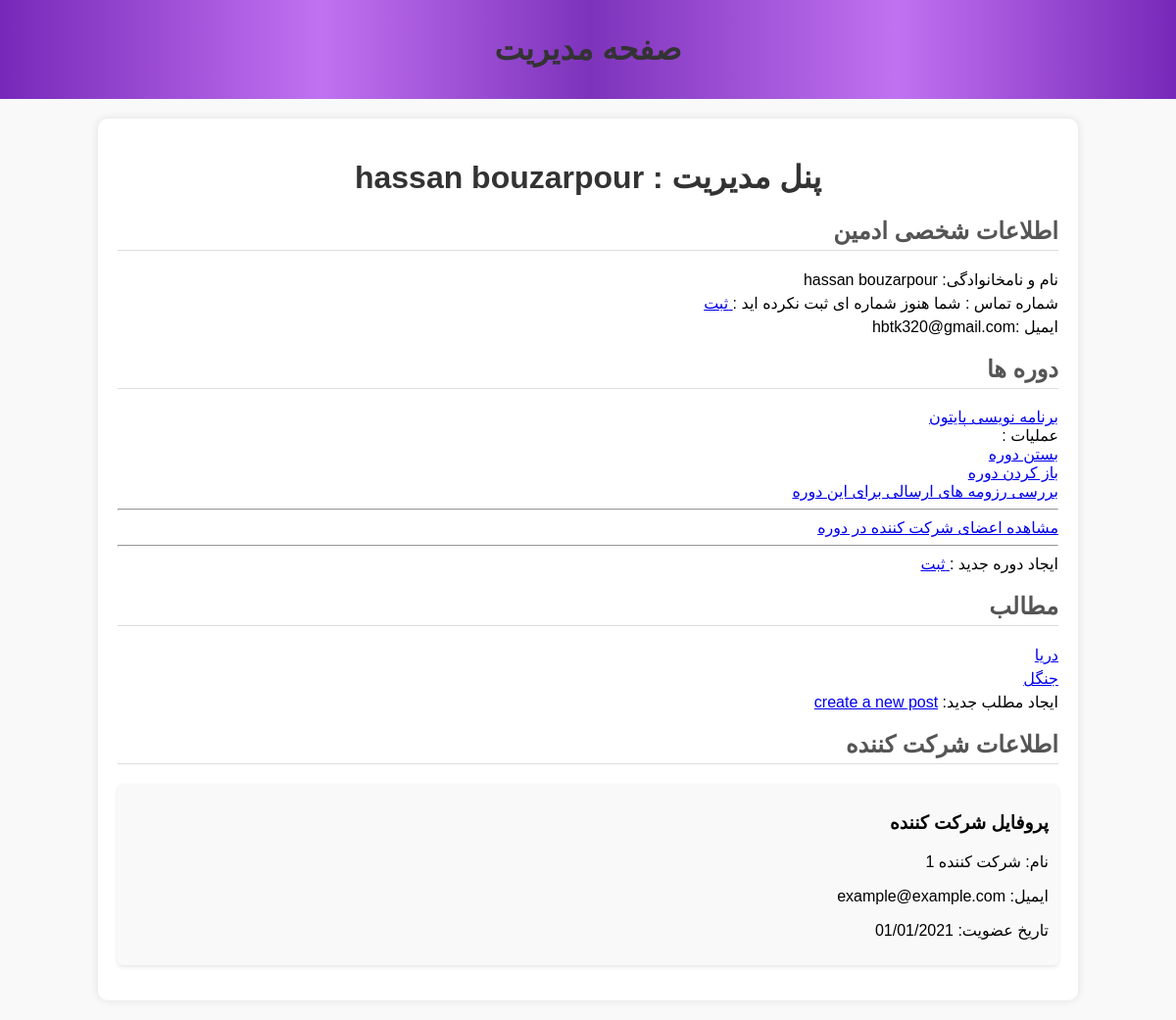
Page /admin-panel (signed in) on the committed database.
### runnit_project/models.py (models this page shows, shortened)
class User(db.Model):
    user_id = db.Column(db.Integer, primary_key=True)
    firstname = db.Column(db.String(50), nullable=False)
    lastname = db.Column(db.String(50), nullable=False)
    email = db.Column(db.String(100), unique=True, nullable=False)
    phone_number = db.Column(db.String(15), nullable=True)
    profile_pic = db.Column(db.String(200))
    resume = db.Column(db.String(150), nullable=True)  # Stores the resume file path
    resume_approved = db.Column(SQLAEnum(ResumeStatus), nullable=True)
    iqtest_score = db.Column(db.Integer, nullable=True)
    _password = db.Column(db.String(250), nullable=False)
    is_admin = db.Column(db.Boolean, default=False)
    is_superuser = db.Column(db.Boolean, default=False)
    is_authenticated = db.Column(db.Boolean, default=False)
    posts = db.relationship('Post', backref='user', lazy=True)
    comments = db.relationship('Comment', backref='user', lazy=True)
    ratings = db.relationship('Rating', backref='user', lazy=True)
    resume = db.relationship("Resume", back_populates="user", uselist=False)  # uselist=False ensures one-to-one
    course = db.relationship('Course', backref='user', lazy=True)
    iqtest = db.relationship('IQTest', backref='user', lazy=True)
    type = db.Column(db.String(50))
    @property
    def password(self):
        raise AttributeError("password is not a readable attribute")

class Admin(User):
    def __init__(self, firstname, lastname, email, password, **kwargs):
        super().__init__(firstname=firstname, lastname=lastname, email=email, password=password, **kwargs)
        self.is_admin = True

class Course(db.Model):
    user_id = db.Column(db.Integer, db.ForeignKey('user.user_id'), nullable=False)
    course_id = db.Column(db.Integer, primary_key=True)
    name = db.Column(db.String(100), nullable=False)
    body = db.Column(db.Text, nullable=False)
    rating = db.Column(db.Integer)
    image = db.Column(db.String(200))
    closed = db.Column(db.Boolean, default=False)

class Post(db.Model):
    post_id = db.Column(db.Integer, primary_key=True)
    title = db.Column(db.String(100), nullable=False)
    body = db.Column(db.Text, nullable=False)
    image = db.Column(db.String(200),nullable = True)
    user_id = db.Column(db.Integer, db.ForeignKey('user.user_id'), nullable=False)

### runnit_project/routes.py (the view)
@app.route("/admin-panel")
@admin_required
@login_required
def admin_panel():
    user_id = session["user_id"]
    user = User.query.filter_by(user_id = user_id).first()
    courses = Course.query.filter_by(user_id = user_id)
    posts = Post.query.filter_by(user_id = user_id)
    return render_template("admin_panel.html",user=user,courses = courses,posts=posts)

### run.py (called while the page is built, shortened)
@app.before_request
def create_initials():
    if not "language" in session:
        session["language"] = 'fa'
    global initialization_done

### runnit_project/templates/admin_panel.html (shortened to what this page needs)
<!DOCTYPE html>
<html lang="fa">
<head>
    <link rel="stylesheet" type="text/css" href="../../static/css/style2.css">
</head>
<body>
    <header>
        <h1>صفحه مدیریت</h1>
    </header>
    <div class="admin-panel">
        <h1>پنل مدیریت : {{user.firstname}} {{user.lastname}} </h1>
        <ul>
        <div class="courses">
            <h2>اطلاعات شخصی ادمین</h2>
            <ul>
                <li>نام و نامخانوادگی: {{user.firstname}} {{user.lastname}}</li>
                <li>شماره تماس :{%if user.phone %}{{user.phone}}{% else %} شما هنوز شماره ای ثبت نکرده اید  :<a href="{{url_for('enter_phone')}}"> ثبت</a>{% endif %}</li>
                <li>ایمیل :{{user.email}} </li>
            </ul>
        </div>
                <div class="members">
                    <h2>دوره ها</h2>
                    <ul>{% if courses %}
                        {% for course in  courses %}
                        <li><a href="{{url_for('course_detail' , course_id = course.course_id)}}"> {{course.name}}</a><div>  عملیات :</div><a href="{{url_for('close_course',course_id = course.course_id)}}"> بستن دوره </a> <br> <a href="{{url_for('open_course',course_id = course.course_id)}}">  باز کردن دوره </a><br> <a href="{{url_for('view_course_resumes',course_id = course.course_id)}}"> بررسی رزومه های ارسالی برای این دوره</a><hr>
                         <a href="{{url_for('view_course_participants',course_id = course.course_id)}}">مشاهده اعضای شرکت کننده در دوره </a><hr>
                            {% endfor %}
                    </ul>
                    ایجاد دوره جدید :<a href="{{ url_for('create_course') }}"> ثبت</a></li>
                </div>
                {% else %}
                هنوز دوره ای ایجاد نکرده اید :
                 <a href="{{ url_for('create_course') }}"> ایجاد دوره جدید </a></li>
                </div>
                {% endif %}
        <div class="courses">
            <h2>مطالب</h2>
            <ul>{% if posts %}
                {% for post in posts %}
                <li><a href="{{url_for('post_detail',post_id = post.post_id)}}">{{post.title}}</a></li>
                {% endfor %}
            </ul>
           ایجاد مطلب جدید: <a href="{{ url_for('create_post') }}"> create a new post</a></li>
        </div>
        {% else %}
        هنوز مطلبی ایجاد نکرده اید :
        <a href="{{ url_for('create_post') }}"> ایجاد مطلب جدید</a></li>
    </div>
        {% endif %}
        <div class="participant-info">
            <h2>اطلاعات شرکت کننده</h2>
            <div class="profile">
                <h3>پروفایل شرکت کننده</h3>
                <p>نام: شرکت کننده 1</p>
                <p>ایمیل: example@example.com</p>
                <p>تاریخ عضویت: 01/01/2021</p>
            </div>
        </div>
    </div>
</body>
</html>

### runnit_project/templates/css/style2.css (style rules this page uses)
body { font-family: 'Tahoma', sans-serif; direction: rtl; background-color: #f9f9f9; margin: 0; padding: 0; }
.admin-panel { width: 80%; margin: 20px auto; background-color: #fff; padding: 20px; border-radius: 10px; box-shadow: 0 0 10px rgba(0, 0, 0, 0.1); }
h1 { text-align: center; color: #333; }
h2 { color: #555; border-bottom: 1px solid #ddd; padding-bottom: 5px; }
ul { list-style-type: none; padding: 0; }
li { margin: 5px 0; }
.profile { background-color: #f9f9f9; padding: 10px; border-radius: 5px; box-shadow: 0 2px 4px rgba(0, 0, 0, 0.1); }

### runnit_project/templates/admin_panel.html (style rules this page uses)
header { background-image: linear-gradient(270deg, #7728b8, #b95ff0e0 23.78%, #7728b8f2 49.83%, #b95ff0e0 72.74%, #7728b8); color: white; text-align: center; padding: 10px 0; }

### rows in the picture
Admin: firstname "hassan", lastname "bouzarpour", email "hbtk320@gmail.com"
Course: name "برنامه نویسی پایتون"
Post: title "دریا"
Post: title "جنگل"
